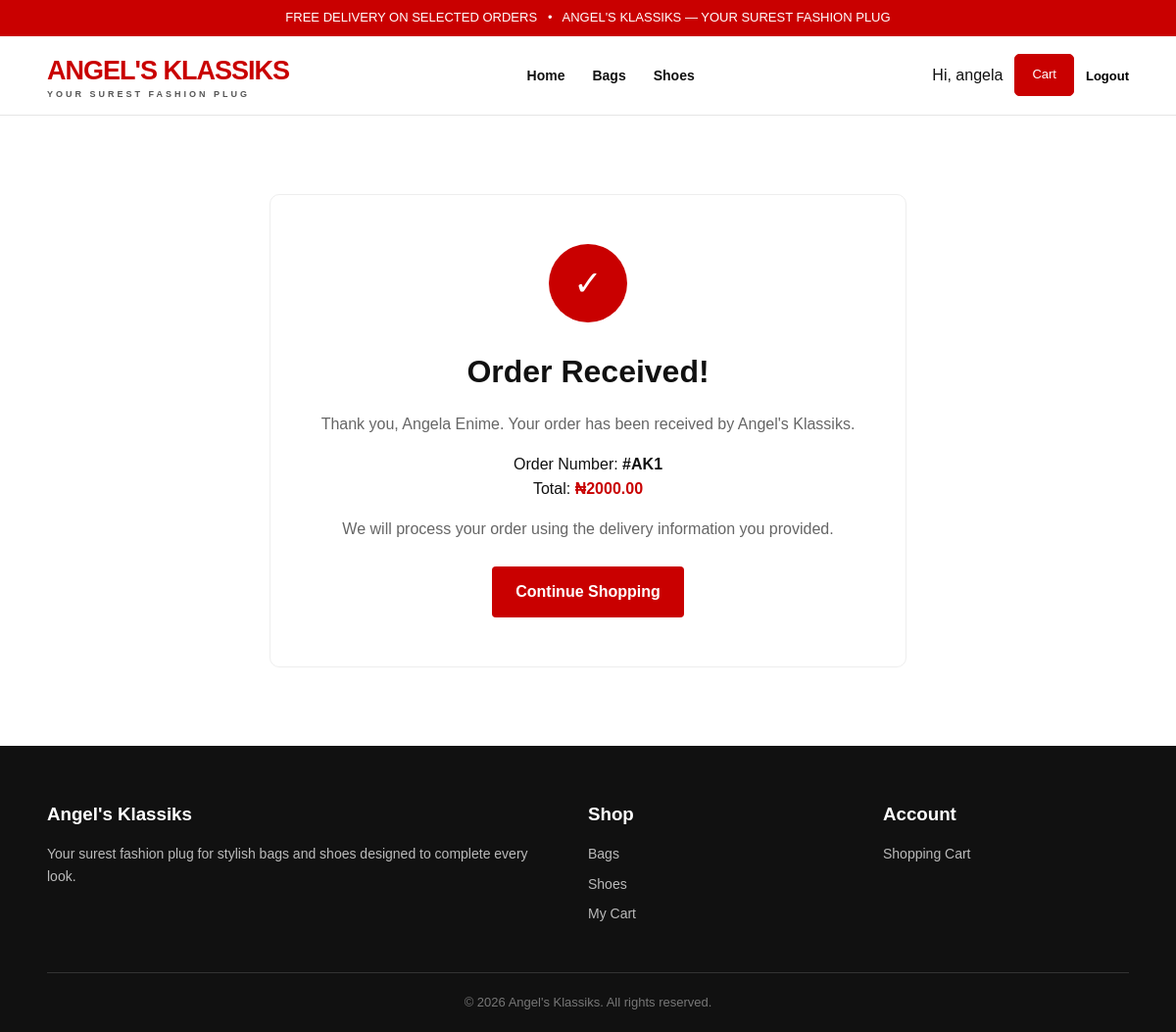
Screenshot of /order-success/1/ (signed in) with the database file from the repository.
### shop/models.py (models this page shows, shortened)
class Order(models.Model):
    STATUS_CHOICES = [
        ('pending', 'Pending'),
        ('confirmed', 'Confirmed'),
        ('processing', 'Processing'),
        ('shipped', 'Shipped'),
        ('delivered', 'Delivered'),
        ('cancelled', 'Cancelled'),
    ]
    PAYMENT_CHOICES = [
        ('unpaid', 'Unpaid'),
        ('paid', 'Paid'),
        ('failed', 'Failed'),
    ]
    user = models.ForeignKey(
        User,
        on_delete=models.CASCADE,
        related_name='orders'
    )
    full_name = models.CharField(max_length=200)
    email = models.EmailField()
    phone_number = models.CharField(max_length=30)
    state = models.CharField(max_length=100)
    city = models.CharField(max_length=100)
    address = models.TextField()
    additional_information = models.TextField(
        blank=True,
        null=True
    )
    status = models.CharField(
        max_length=20,
        choices=STATUS_CHOICES,
        default='pending'
    )
    payment_status = models.CharField(
        max_length=20,
        choices=PAYMENT_CHOICES,
        default='unpaid'
    )
    payment_reference = models.CharField(
        max_length=100,
        unique=True,
        null=True,
        blank=True
    )
    paid_at = models.DateTimeField(
        null=True,
        blank=True
    )
    total_amount = models.DecimalField(
        max_digits=12,
        decimal_places=2,
        default=0
    )
    created_at = models.DateTimeField(auto_now_add=True)

### shop/views.py (the view)
@login_required
def order_success(request, order_id):
    order = get_object_or_404(
        Order,
        id=order_id,
        user=request.user
    )
    return render(
        request,
        'shop/order_success.html',
        {'order': order}
    )

### shop/templates/shop/order_success.html (shortened to what this page needs)
{% extends 'shop/base.html' %}
{% block content %}
<div style="
    width:92%;
    max-width:650px;
    margin:80px auto;
    text-align:center;
    padding:50px;
    border:1px solid #eee;
    border-radius:10px;
">
    <div style="
        width:80px;
        height:80px;
        border-radius:50%;
        background:#c90000;
        color:white;
        display:flex;
        align-items:center;
        justify-content:center;
        margin:0 auto 25px;
        font-size:35px;
    ">
        ✓
    </div>
    <h1>
        Order Received!
    </h1>
    <p style="
        color:#666;
        margin:15px 0;
    ">
        Thank you,
        {{ order.full_name }}.
        Your order has been received
        by Angel's Klassiks.
    </p>
    <p>
        Order Number:
        <strong>
            #AK{{ order.id }}
        </strong>
    </p>
    <p>
        Total:
        <strong style="color:#c90000;">
            ₦{{ order.total_amount }}
        </strong>
    </p>
    <p style="
        margin-top:15px;
        color:#666;
    ">
        We will process your order
        using the delivery information
        you provided.
    </p>
    <br>
    <a
        href="{% url 'home' %}"
        class="btn"
    >
        Continue Shopping
    </a>
</div>
{% endblock %}

### shop/templates/shop/base.html (shortened to what this page needs)
<!DOCTYPE html>
<html lang="en">
<head>
</head>
<body>
<div class="top-bar">
    FREE DELIVERY ON SELECTED ORDERS
    &nbsp; • &nbsp;
    ANGEL'S KLASSIKS —
    YOUR SUREST FASHION PLUG
</div>
<nav>
    <div class="nav-container">
        <a href="{% url 'home' %}" class="logo">
            ANGEL'S KLASSIKS
            <span>Your Surest Fashion Plug</span>
        </a>
        <div class="nav-links">
            <a href="{% url 'home' %}">
                Home
            </a>
            <a href="{% url 'home' %}?category=bag">
                Bags
            </a>
            <a href="{% url 'home' %}?category=shoe">
                Shoes
            </a>
        </div>
        <div class="nav-actions">
            {% if user.is_authenticated %}
                <span>
                    Hi, {{ user.first_name|default:user.username }}
                </span>
                <a
                    href="{% url 'cart' %}"
                    class="account-btn red-btn"
                >
                    Cart
                </a>
                <form
                    method="post"
                    action="{% url 'logout' %}"
                    class="logout-form"
                >
                    <button
                        type="submit"
                        class="logout-button"
                    >
                        Logout
                    </button>
                </form>
            {% endif %}
        </div>
    </div>
</nav>
<main>
    {% block content %}
    {% endblock %}
</main>
<footer>
    <div class="container">
        <div class="footer-grid">
            <div>
                <h3>
                    Angel's Klassiks
                </h3>
                <p>
                    Your surest fashion plug for stylish
                    bags and shoes designed to complete
                    every look.
                </p>
            </div>
            <div>
                <h3>Shop</h3>
                <a href="{% url 'home' %}?category=bag">
                    Bags
                </a>
                <a href="{% url 'home' %}?category=shoe">
                    Shoes
                </a>
                <a href="{% url 'cart' %}">
                    My Cart
                </a>
            </div>
            <div>
                <h3>Account</h3>
                {% if user.is_authenticated %}
                    <a href="{% url 'cart' %}">
                        Shopping Cart
                    </a>
                {% endif %}
            </div>
        </div>
        <div class="copyright">
            © <span id="year"></span>
            Angel's Klassiks.
            All rights reserved.
        </div>
    </div>
</footer>
</body>
</html>

### shop/templates/shop/base.html (style rules this page uses)
* { margin: 0; padding: 0; box-sizing: border-box; }
:root { --red: #c90000; --dark-red: #970000; --white: #ffffff; --black: #111111; --grey: #666666; --light-grey: #f6f6f6; --border: #e6e6e6; }
body { font-family: Arial, Helvetica, sans-serif; background: var(--white); color: var(--black); line-height: 1.6; }
a { text-decoration: none; color: inherit; }
.top-bar { background: var(--red); color: white; text-align: center; padding: 8px 20px; font-size: 13px; }
nav { background: white; border-bottom: 1px solid var(--border); position: sticky; top: 0; z-index: 1000; }
.nav-container { width: 92%; max-width: 1300px; margin: auto; min-height: 80px; display: flex; justify-content: space-between; align-items: center; gap: 30px; }
.logo { font-size: 27px; font-weight: 900; letter-spacing: -1px; color: var(--red); }
.logo span { display: block; color: #555; font-size: 9px; letter-spacing: 3px; text-transform: uppercase; margin-top: -5px; }
.nav-links { display: flex; align-items: center; gap: 28px; }
.nav-links a { font-size: 14px; font-weight: 600; transition: .3s; }
.nav-actions { display: flex; align-items: center; gap: 12px; }
.account-btn { padding: 10px 17px; border-radius: 5px; border: 1px solid var(--red); font-size: 13px; }
.red-btn { background: var(--red); color: white; }
.logout-form { display: inline; }
.logout-button { background: transparent; border: none; cursor: pointer; font-size: 13px; font-weight: 600; }
.container { width: 92%; max-width: 1300px; margin: auto; }
.btn { display: inline-block; background: var(--red); color: white; border: none; padding: 13px 24px; border-radius: 4px; cursor: pointer; font-weight: bold; transition: .3s; }
footer { margin-top: 70px; background: #111; color: white; padding: 55px 0 20px; }
.footer-grid { display: grid; grid-template-columns: 2fr 1fr 1fr; gap: 50px; }
footer h3 { color: #fff; margin-bottom: 15px; }
footer p, footer a { color: #bbb; font-size: 14px; }
footer a { display: block; margin: 8px 0; }
.copyright { border-top: 1px solid #333; margin-top: 40px; padding-top: 20px; text-align: center; color: #777; font-size: 13px; }

### rows the page displays
Order: full_name "Angela Enime", id "1", total_amount "2000.00"

### other values shown
{{ user.first_name|default:user.username }} "angela"
